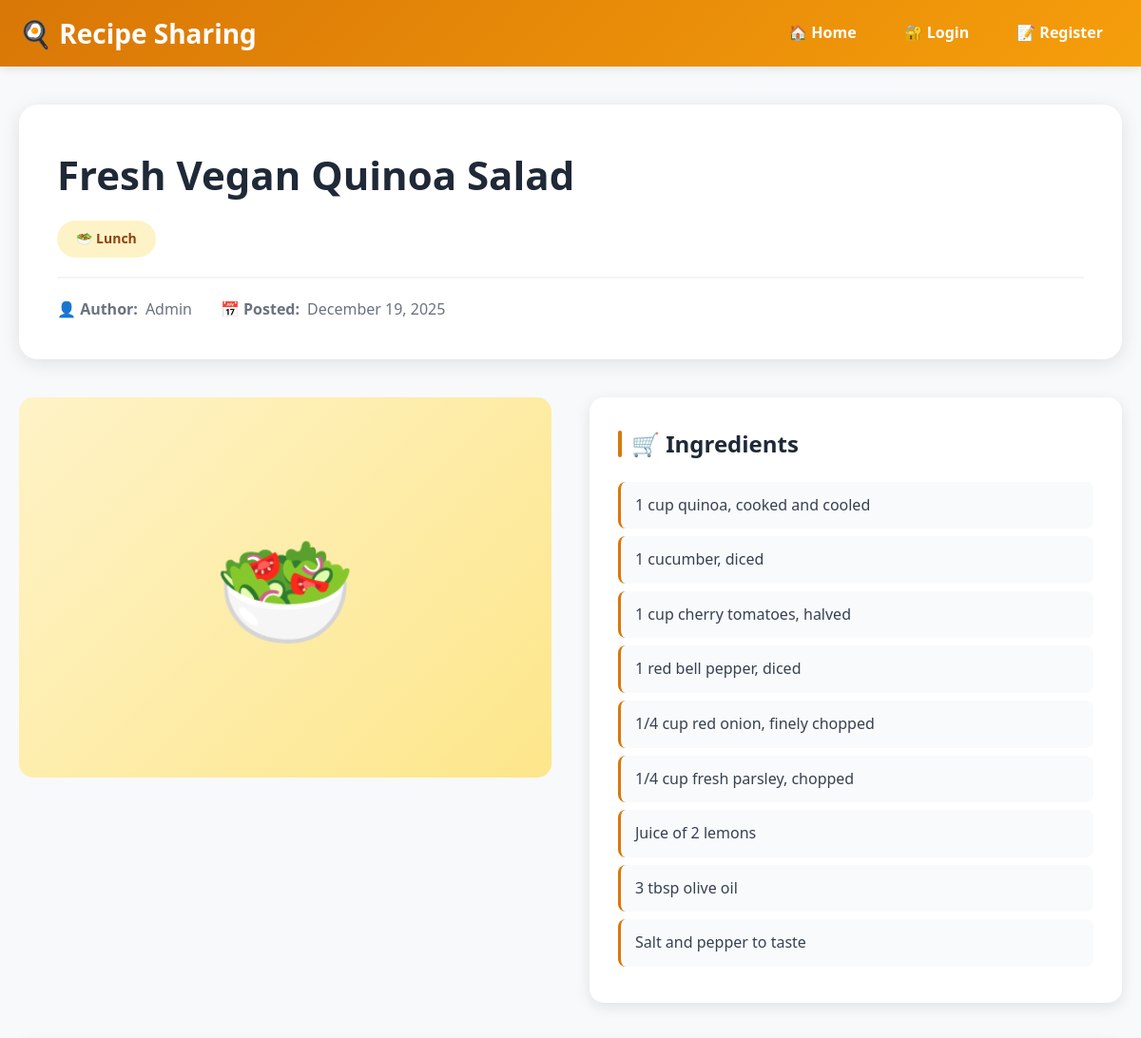
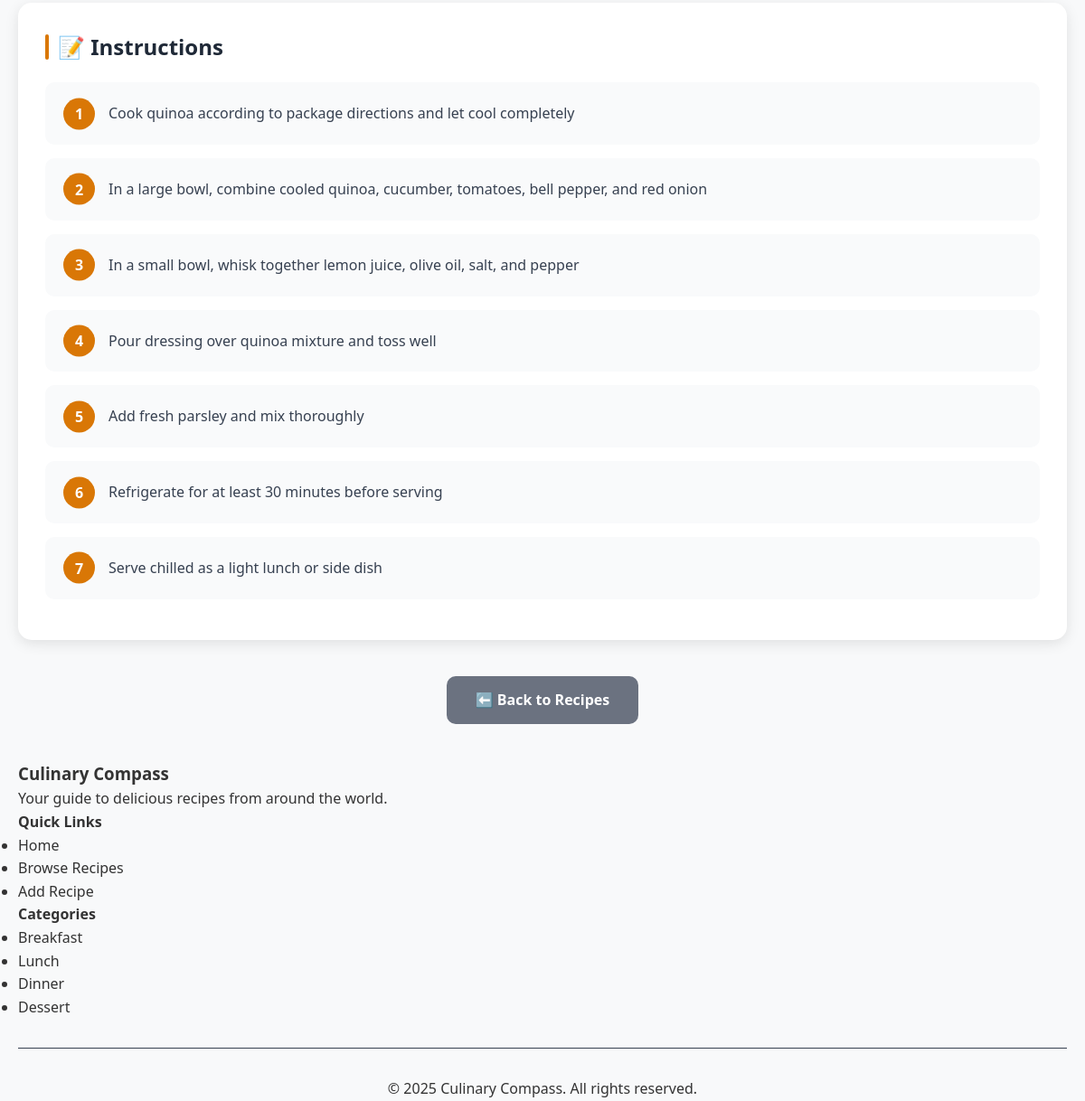
Page /recipe-detail.php?id=3 on the committed database (2 pictures, top to bottom).
### tables this page shows
CREATE TABLE IF NOT EXISTS recipes (
    id INT AUTO_INCREMENT PRIMARY KEY,
    user_id INT NOT NULL,
    title VARCHAR(200) NOT NULL,
    category VARCHAR(50) NOT NULL,
    ingredients TEXT NOT NULL,
    instructions TEXT NOT NULL,
    image VARCHAR(255) DEFAULT 'default-recipe.jpg',
    created_at TIMESTAMP DEFAULT CURRENT_TIMESTAMP,
    updated_at TIMESTAMP DEFAULT CURRENT_TIMESTAMP ON UPDATE CURRENT_TIMESTAMP,
    INDEX idx_user_id (user_id),
    INDEX idx_category (category),
    INDEX idx_created_at (created_at),
    FOREIGN KEY (user_id) REFERENCES users(id) ON DELETE CASCADE
);

CREATE TABLE IF NOT EXISTS users (
    id INT AUTO_INCREMENT PRIMARY KEY,
    name VARCHAR(100) NOT NULL,
    email VARCHAR(100) NOT NULL UNIQUE,
    password_hash VARCHAR(255) NOT NULL,
    created_at TIMESTAMP DEFAULT CURRENT_TIMESTAMP,
    INDEX idx_email (email)
);

### recipe-detail.php (the view, shortened to what this page needs)
<?php
require_once 'config/database.php';
$recipe_id = isset($_GET['id']) ? (int)$_GET['id'] : 0;
try {
    $stmt = $pdo->prepare("
        SELECT r.*, u.name as author_name, u.id as author_id
        FROM recipes r
        JOIN users u ON r.user_id = u.id
        WHERE r.id = ?
    ");
    $stmt->execute([$recipe_id]);
    $recipe = $stmt->fetch();
} catch (PDOException $e) {
    die("Error fetching recipe: " . $e->getMessage());
}
include 'includes/header.php';
function getCategoryEmoji($category)
{
    $emojis = [
        'Breakfast' => '🥞',
        'Lunch' => '🥗',
        'Dinner' => '🍽️',
        'Dessert' => '🍰',
        'Snack' => '🍿',
        'Beverage' => '🥤'
    ];
    return isset($emojis[$category]) ? $emojis[$category] : '🍴';
}
?>
<div class="recipe-detail-container">
    <div class="recipe-header">
        <h1 class="recipe-title"><?php echo htmlspecialchars($recipe['title']); ?></h1>
        <span class="category-badge">
            <?php echo getCategoryEmoji($recipe['category']) . ' ' . htmlspecialchars($recipe['category']); ?>
        </span>
        <div class="recipe-meta">
            <div class="meta-item">
                <strong>👤 Author:</strong> <?php echo htmlspecialchars($recipe['author_name']); ?>
            </div>
            <div class="meta-item">
                <strong>📅 Posted:</strong> <?php echo date('F j, Y', strtotime($recipe['created_at'])); ?>
            </div>
        </div>
    </div>
    <div class="recipe-content">
        <div class="recipe-image-section">
            <?php if (!empty($recipe['image']) && file_exists('assets/uploads/' . $recipe['image'])): ?>
                <img src="assets/uploads/<?php echo htmlspecialchars($recipe['image']); ?>"
                    alt="<?php echo htmlspecialchars($recipe['title']); ?>"
                    class="recipe-image">
            <?php else: ?>
                <div class="no-image">
                    <?php echo getCategoryEmoji($recipe['category']); ?>
                </div>
            <?php endif; ?>
        </div>
        <div class="recipe-details-box">
            <h2 class="section-title">🛒 Ingredients</h2>
            <ul class="ingredients-list">
                <?php
                $ingredients = explode("\n", $recipe['ingredients']);
                foreach ($ingredients as $ingredient):
                    $ingredient = trim($ingredient);
                    if (!empty($ingredient)):
                ?>
                        <li><?php echo htmlspecialchars($ingredient); ?></li>
                <?php
                    endif;
                endforeach;
                ?>
            </ul>
        </div>
    </div>
    <div class="instructions-section">
        <h2 class="section-title">📝 Instructions</h2>
        <ol class="instructions-list">
            <?php
            $instructions = explode("\n", $recipe['instructions']);
            foreach ($instructions as $instruction):
                $instruction = trim($instruction);
                $instruction = preg_replace('/^Step\s+\d+:\s*/i', '', $instruction);
                $instruction = preg_replace('/^\d+[\.\)]\s*/', '', $instruction);
                if (!empty($instruction)):
            ?>
                    <li><?php echo htmlspecialchars($instruction); ?></li>
            <?php
                endif;
            endforeach;
            ?>
        </ol>
    </div>
    <div class="action-buttons">
        <a href="index.php" class="btn btn-back">⬅️ Back to Recipes</a>
    </div>
</div>
<?php include 'includes/footer.php'; ?>

### assets/css/style.css (style rules this page uses)
* { margin: 0; padding: 0; box-sizing: border-box; }
body { font-family: 'Segoe UI', Tahoma, Geneva, Verdana, sans-serif; line-height: 1.6; color: #333; background-color: #f8f9fa; }
a { text-decoration: none; color: inherit; transition: all 0.3s ease; }
.btn { display: inline-block; padding: 12px 30px; border: none; border-radius: 8px; font-size: 16px; font-weight: 600; cursor: pointer; transition: all 0.3s ease; text-align: center; }

### recipe-detail.php (style rules this page uses)
.recipe-detail-container { max-width: 1200px; margin: 0 auto; padding: 40px 20px; }
.recipe-header { background: white; border-radius: 20px; padding: 40px; box-shadow: 0 4px 20px rgba(0, 0, 0, 0.1); margin-bottom: 40px; }
.recipe-title { font-size: 42px; font-weight: 700; color: #1f2937; margin-bottom: 15px; }
.recipe-meta { display: flex; gap: 30px; align-items: center; flex-wrap: wrap; margin-top: 20px; padding-top: 20px; border-top: 2px solid #f3f4f6; }
.meta-item { display: flex; align-items: center; gap: 8px; color: #6b7280; font-size: 16px; }
.category-badge { display: inline-block; padding: 8px 20px; background: #fef3c7; color: #92400e; border-radius: 20px; font-weight: 600; font-size: 14px; }
.recipe-content { display: grid; grid-template-columns: 1fr 1fr; gap: 40px; margin-bottom: 40px; }
.recipe-image-section { position: relative; }
.no-image { width: 100%; height: 400px; background: linear-gradient(135deg, #fef3c7 0%, #fde68a 100%); border-radius: 15px; display: flex; align-items: center; justify-content: center; font-size: 120px; }
.recipe-details-box { background: white; border-radius: 15px; padding: 30px; box-shadow: 0 4px 15px rgba(0, 0, 0, 0.1); }
.section-title { font-size: 24px; font-weight: 700; color: #1f2937; margin-bottom: 20px; display: flex; align-items: center; gap: 10px; }
.section-title::before { content: ''; width: 4px; height: 28px; background: #d97706; border-radius: 2px; }
.ingredients-list { list-style: none; padding: 0; }
.ingredients-list li { padding: 12px 15px; margin-bottom: 8px; background: #f9fafb; border-radius: 8px; border-left: 3px solid #d97706; font-size: 16px; color: #374151; }
.instructions-section { background: white; border-radius: 15px; padding: 30px; box-shadow: 0 4px 15px rgba(0, 0, 0, 0.1); margin-bottom: 40px; }
.instructions-list { list-style: none; counter-reset: step-counter; padding: 0; }
.instructions-list li { counter-increment: step-counter; position: relative; padding: 20px 20px 20px 70px; margin-bottom: 15px; background: #f9fafb; border-radius: 10px; font-size: 16px; color: #374151; line-height: 1.8; }
.instructions-list li::before { content: counter(step-counter); position: absolute; left: 20px; top: 50%; transform: translateY(-50%); width: 35px; height: 35px; background: #d97706; color: white; border-radius: 50%; display: flex; align-items: center; justify-content: center; font-weight: 700; font-size: 16px; }
.action-buttons { display: flex; gap: 15px; justify-content: center; margin-top: 30px; }
.btn { padding: 14px 32px; border: none; border-radius: 10px; font-size: 16px; font-weight: 600; cursor: pointer; transition: all 0.3s; text-decoration: none; display: inline-block; }
.btn-back { background: #6b7280; color: white; }

### rows in the picture
recipes: title "Fresh Vegan Quinoa Salad", category "🥗", category "Lunch", user.name "Admin", created_at "December 19, 2025", ingredients "1 cup quinoa, cooked and cooled", ingredients "1 cucumber, diced", ingredients "1 cup cherry tomatoes, halved", ingredients "1 red bell pepper, diced", ingredients "1/4 cup red onion, finely chopped", ingredients "1/4 cup fresh parsley, chopped", ingredients "Juice of 2 lemons", ingredients "3 tbsp olive oil", ingredients "Salt and pepper to taste", instructions "Cook quinoa according to package directions and let cool completely", instructions "In a large bowl, combine cooled quinoa, cucumber, tomatoes, bell pepper, and red onion", instructions "In a small bowl, whisk together lemon juice, olive oil, salt, and pepper", instructions "Pour dressing over quinoa mixture and toss well", instructions "Add fresh parsley and mix thoroughly", instructions "Refrigerate for at least 30 minutes before serving", instructions "Serve chilled as a light lunch or side dish"
